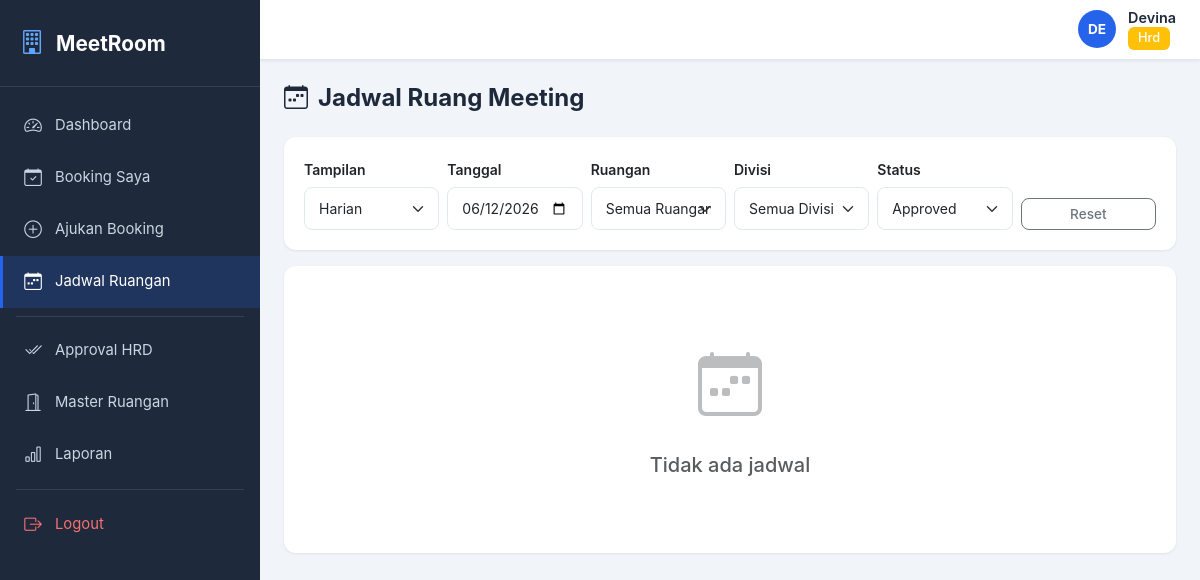
Screenshot of /schedule/ (signed in) with the database file from the repository.
### app/models/user.py (models this page shows, shortened)
class User(UserMixin, db.Model):
    __tablename__ = 'users'
    id = db.Column(db.Integer, primary_key=True)
    nama = db.Column(db.String(100), nullable=False)
    username = db.Column(db.String(50), unique=True, nullable=False, index=True)
    password_hash = db.Column(db.String(256), nullable=False)
    role = db.Column(db.String(20), nullable=False, default='karyawan')
    division = db.Column(db.String(50), nullable=False)
    created_at = db.Column(db.DateTime, default=datetime.utcnow)
    bookings = db.relationship('RoomBooking', backref='user', lazy='dynamic',
                               foreign_keys='RoomBooking.user_id')
    approvals = db.relationship('RoomBooking', backref='approver',
                                foreign_keys='RoomBooking.approved_by',
                                lazy='dynamic')
    def is_admin_or_above(self):
        return self.role in ('admin', 'hrd', 'direktur')

### app/routes/schedule.py (the view, shortened to what this page needs)
@schedule_bp.route('/')
@login_required
def index():
    view_mode = request.args.get('view', 'day')
    if view_mode not in ('day', 'week', 'month'):
        view_mode = 'day'
    current_date_str = request.args.get('date', '')
    try:
        current_date = (
            datetime.strptime(current_date_str, '%Y-%m-%d').date()
            if current_date_str
            else date.today()
        )
    except ValueError:
        current_date = date.today()
    room_id = request.args.get('room_id', type=int)
    division = request.args.get('division', '')
    status = request.args.get('status', 'Approved')
    days = []
    if view_mode == 'day':
        start_date = current_date
        end_date = current_date
        days = [current_date]
    elif view_mode == 'week':
        start_date = current_date - timedelta(days=current_date.weekday())
        end_date = start_date + timedelta(days=6)
        days = [start_date + timedelta(days=i) for i in range(7)]
    query = RoomBooking.query.filter(
        RoomBooking.meeting_date >= start_date,
        RoomBooking.meeting_date <= end_date
    )
    if room_id:
        query = query.filter(RoomBooking.room_id == room_id)
    if division:
        query = query.filter(RoomBooking.division == division)
    if status and status != 'All':
        query = query.filter(RoomBooking.status == status)
    bookings = query.order_by(
        RoomBooking.meeting_date.asc(),
        RoomBooking.start_time.asc()
    ).all()
    rooms = MeetingRoom.get_active_rooms()
    divisions = Division.get_active_choices()
    return render_template(
        'schedule/index.html',
        bookings=bookings,
        rooms=rooms,
        divisions=divisions,
        view_mode=view_mode,
        current_date=current_date,
        room_id=room_id,
        division=division,
        status=status,
        days=days
    )

### app/models/division.py (called while the page is built)
    @classmethod
    def get_active_choices(cls):
        return [(d.name, d.name) for d in cls.query.filter_by(is_active=True).order_by(cls.name).all()]

### app/models/meeting_room.py (called while the page is built)
    @classmethod
    def get_active_rooms(cls):
        return cls.query.filter_by(is_active=True).order_by(cls.room_name).all()

### app/models/user.py (called while the page is built)
@login_manager.user_loader
def load_user(user_id):
    return User.query.get(int(user_id))

### app/templates/schedule/index.html (shortened to what this page needs)
{% extends "base.html" %}
{% block page_title %}
<div class="page-header"><h4><i class="bi bi-calendar-week"></i> Jadwal Ruang Meeting</h4></div>
{% endblock %}
{% block content %}
<div class="card mb-3">
    <div class="card-body">
        <form method="GET" class="row g-2 align-items-end">
            <div class="col-md-2">
                <label class="form-label small">Tampilan</label>
                <select class="form-select form-select-sm" name="view" onchange="this.form.submit()">
                    <option value="day" {{ 'selected' if view_mode == 'day' }}>Harian</option>
                </select>
            </div>
            <div class="col-md-2">
                <label class="form-label small">Tanggal</label>
                <input type="date" class="form-control form-control-sm" name="date" value="{{ current_date }}" onchange="this.form.submit()">
            </div>
            <div class="col-md-2">
                <label class="form-label small">Ruangan</label>
                <select class="form-select form-select-sm" name="room_id" onchange="this.form.submit()">
                    <option value="">Semua Ruangan</option>
                </select>
            </div>
            <div class="col-md-2">
                <label class="form-label small">Divisi</label>
                <select class="form-select form-select-sm" name="division" onchange="this.form.submit()">
                    <option value="">Semua Divisi</option>
                </select>
            </div>
            <div class="col-md-2">
                <label class="form-label small">Status</label>
                <select class="form-select form-select-sm" name="status" onchange="this.form.submit()">
                    <option value="Approved" {{ 'selected' if status == 'Approved' }}>Approved</option>
                </select>
            </div>
            <div class="col-md-2">
                <a href="{{ url_for('schedule.index') }}" class="btn btn-sm btn-outline-secondary w-100">Reset</a>
            </div>
        </form>
    </div>
</div>
{% if view_mode in ('day', 'month') %}
<div class="card">
    <div class="card-body">
        {% if bookings %}
        <div class="table-responsive">
            <table class="table table-hover">
                <thead>
                    <tr>
                        <th>Tanggal</th><th>Judul</th><th>Pengaju</th>
                        <th>Divisi</th><th>Ruangan</th><th>Jam</th><th>Status</th>
                    </tr>
                </thead>
                <tbody>
                    {% for b in bookings %}
                    <tr>
                        <td>{{ b.meeting_date }}</td>
                        <td>{{ b.title }}</td>
                        <td>{{ b.user.nama }}</td>
                        <td>{{ b.division }}</td>
                        <td>{{ b.room.room_name }}</td>
                        <td>{{ b.start_time.strftime('%H:%M') }} - {{ b.end_time.strftime('%H:%M') }}</td>
                        <td><span class="badge {{ b.get_status_badge_class() }}">{{ b.status }}</span></td>
                    </tr>
                    {% endfor %}
                </tbody>
            </table>
        </div>
        {% else %}
        <div class="text-center py-5 text-muted">
            <i class="bi bi-calendar-week" style="font-size:4rem;"></i>
            <h5 class="mt-3">Tidak ada jadwal</h5>
        </div>
        {% endif %}
    </div>
</div>
{% endif %}
{% endblock %}

### app/templates/base.html (shortened to what this page needs)
<!DOCTYPE html>
<html lang="id">
<head>
    <link href="https://cdn.jsdelivr.net/npm/bootstrap@5.3.2/dist/css/bootstrap.min.css" rel="stylesheet">
    <link href="https://cdn.jsdelivr.net/npm/bootstrap-icons@1.11.2/font/bootstrap-icons.css" rel="stylesheet">
    <link href="{{ url_for('static', filename='css/style.css') }}" rel="stylesheet">
</head>
<body>
{% if current_user.is_authenticated %}
<div class="app-wrapper">
    <aside class="app-sidebar" id="sidebar">
        <div class="sidebar-brand">
            <i class="bi bi-building"></i>
            <span class="brand-text">MeetRoom</span>
        </div>
        <nav class="sidebar-nav">
            <a href="{{ url_for('dashboard.index') }}" class="nav-item {{ 'active' if request.endpoint == 'dashboard.index' }}">
                <i class="bi bi-speedometer2"></i><span>Dashboard</span>
            </a>
            <a href="{{ url_for('booking.my_bookings') }}" class="nav-item {{ 'active' if request.endpoint and request.endpoint.startswith('booking.') }}">
                <i class="bi bi-calendar-check"></i><span>Booking Saya</span>
            </a>
            <a href="{{ url_for('booking.create') }}" class="nav-item {{ 'active' if request.endpoint == 'booking.create' }}">
                <i class="bi bi-plus-circle"></i><span>Ajukan Booking</span>
            </a>
            <a href="{{ url_for('schedule.index') }}" class="nav-item {{ 'active' if request.endpoint and request.endpoint.startswith('schedule.') }}">
                <i class="bi bi-calendar-week"></i><span>Jadwal Ruangan</span>
            </a>
            {% if current_user.is_admin_or_above() %}
            <div class="nav-divider"></div>
            <a href="{{ url_for('approval.list_pending') }}" class="nav-item {{ 'active' if request.endpoint and request.endpoint.startswith('approval.') }}">
                <i class="bi bi-check2-all"></i><span>Approval HRD</span>
            </a>
            <a href="{{ url_for('room.list_rooms') }}" class="nav-item {{ 'active' if request.endpoint and request.endpoint.startswith('room.') }}">
                <i class="bi bi-door-open"></i><span>Master Ruangan</span>
            </a>
            <a href="{{ url_for('report.index') }}" class="nav-item {{ 'active' if request.endpoint and request.endpoint.startswith('report.') }}">
                <i class="bi bi-bar-chart"></i><span>Laporan</span>
            </a>
            {% endif %}
            <div class="nav-divider"></div>
            <a href="{{ url_for('auth.logout') }}" class="nav-item nav-logout">
                <i class="bi bi-box-arrow-right"></i><span>Logout</span>
            </a>
        </nav>
    </aside>
    <main class="app-main">
        <header class="app-topbar">
            <div class="topbar-user">
                <div class="user-avatar">{{ current_user.nama[:2].upper() }}</div>
                <div class="user-info">
                    <span class="user-name">{{ current_user.nama }}</span>
                    <span class="user-role">
                        <span class="badge bg-{{ 'primary' if current_user.role == 'karyawan' else 'warning' if current_user.role == 'hrd' else 'danger' if current_user.role == 'admin' else 'dark' }}">
                            {{ current_user.role | capitalize }}
                        </span>
                    </span>
                </div>
            </div>
        </header>
        <div class="app-content">
            {% block page_title %}{% endblock %}
            {% block content %}{% endblock %}
        </div>
    </main>
</div>
{% endif %}
</body>
</html>

### app/static/css/style.css (style rules this page uses)
:root { --sidebar-width: 260px; --topbar-height: 60px; --primary: #2563EB; --primary-dark: #1D4ED8; --sidebar-bg: #1E293B; --sidebar-hover: #334155; --sidebar-active: #2563EB; --bg-main: #F1F5F9; --card-bg: #FFFFFF; --text-primary: #1E293B; --text-secondary: #64748B; --border-color: #E2E8F0; --radius: 12px; --shadow-sm: 0 1px 3px rgba(0,0,0,0.08); --shadow: 0 4px 16px rgba(0,0,0,0.06); }
* { box-sizing: border-box; }
body { font-family: 'Inter', -apple-system, BlinkMacSystemFont, 'Segoe UI', sans-serif; background: var(--bg-main); color: var(--text-primary); margin: 0; line-height: 1.6; }
.app-wrapper { display: flex; min-height: 100vh; }
.app-sidebar { width: var(--sidebar-width); min-width: var(--sidebar-width); background: var(--sidebar-bg); color: #fff; display: flex; flex-direction: column; position: fixed; top: 0; left: 0; bottom: 0; z-index: 1000; transition: transform 0.3s ease; overflow-y: auto; }
.sidebar-brand { padding: 24px 20px; font-size: 1.3rem; font-weight: 700; display: flex; align-items: center; gap: 12px; border-bottom: 1px solid rgba(255,255,255,0.1); }
.sidebar-brand i { font-size: 1.5rem; color: #60A5FA; }
.sidebar-nav { flex: 1; padding: 12px 0; }
.nav-item { display: flex; align-items: center; gap: 12px; padding: 12px 20px; color: #CBD5E1; text-decoration: none; transition: all 0.2s; font-size: 0.925rem; border-left: 3px solid transparent; }
.nav-item.active { background: rgba(37, 99, 235, 0.2); color: #fff; border-left-color: var(--sidebar-active); }
.nav-item i { font-size: 1.1rem; width: 20px; text-align: center; }
.nav-divider { height: 1px; background: rgba(255,255,255,0.1); margin: 8px 16px; }
.nav-logout { color: #F87171; }
.app-main { flex: 1; margin-left: var(--sidebar-width); display: flex; flex-direction: column; min-height: 100vh; }
.app-topbar { height: var(--topbar-height); background: var(--card-bg); border-bottom: 1px solid var(--border-color); display: flex; align-items: center; padding: 0 24px; position: sticky; top: 0; z-index: 999; box-shadow: var(--shadow-sm); }
.topbar-user { display: flex; align-items: center; gap: 12px; }
.user-avatar { width: 38px; height: 38px; border-radius: 50%; background: var(--primary); color: #fff; display: flex; align-items: center; justify-content: center; font-weight: 700; font-size: 0.85rem; }
.user-info { display: flex; flex-direction: column; }
.user-name { font-weight: 600; font-size: 0.9rem; line-height: 1.2; }
.user-role { font-size: 0.75rem; }
.app-content { padding: 24px; flex: 1; }
.page-header { display: flex; justify-content: space-between; align-items: center; margin-bottom: 24px; flex-wrap: wrap; gap: 12px; }
.page-header h4 { margin: 0; font-weight: 700; display: flex; align-items: center; gap: 10px; }
.card { border: none; border-radius: var(--radius); box-shadow: var(--shadow-sm); }
.card-body { padding: 20px; }
.badge { font-weight: 500; padding: 5px 10px; border-radius: 6px; font-size: 0.8rem; }
.btn { border-radius: 8px; font-weight: 500; padding: 8px 16px; transition: all 0.2s; }
.btn-sm { padding: 5px 12px; font-size: 0.85rem; }
.form-control, .form-select { border-radius: 8px; border: 1px solid var(--border-color); padding: 10px 14px; transition: border-color 0.2s, box-shadow 0.2s; }
.form-label { font-weight: 600; font-size: 0.875rem; margin-bottom: 6px; }
.text-center.py-5.text-muted i { opacity: 0.4; }

### rows the page displays
User: nama "DE", nama "Devina", role "Hrd"
